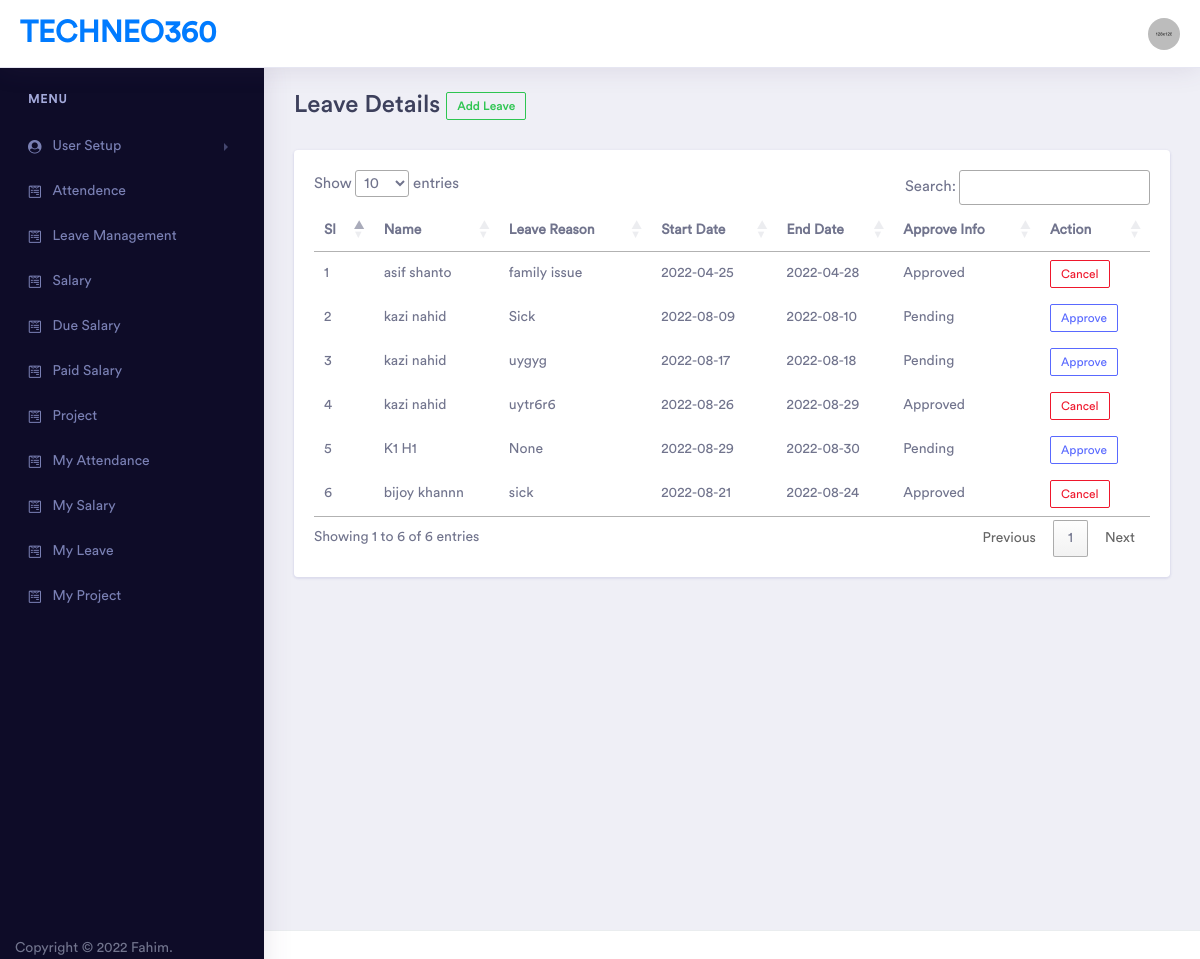
The app's page /leave.php (signed in) with its own data.
### tables this page shows
CREATE TABLE `employee_leave` (
  `id` int(11) NOT NULL,
  `emp_id` varchar(11) NOT NULL,
  `start_date` date DEFAULT NULL,
  `end_date` date NOT NULL,
  `reason` text NOT NULL,
  `is_approve` int(11) NOT NULL,
  `leave_days` int(11) NOT NULL
);

CREATE TABLE `users` (
  `id` int(11) NOT NULL,
  `first_name` varchar(128) NOT NULL,
  `last_name` varchar(128) NOT NULL,
  `phone_number` varchar(128) NOT NULL,
  `username` varchar(128) NOT NULL,
  `email` varchar(128) NOT NULL,
  `password` varchar(128) NOT NULL,
  `created_at` datetime DEFAULT NULL,
  `updated_at` datetime DEFAULT current_timestamp(),
  `role` varchar(128) NOT NULL DEFAULT 'employee',
  `address` text DEFAULT NULL
);

### leave.php (the view, shortened to what this page needs)
<?php
if (isset($_SESSION['access'])) {
    $user_level = $_SESSION['level'];
    include 'partials/connection.php';
    include 'partials/header.php';
    include 'partials/sidebar.php';
    if ($user_level != 'employee') {
?>
        <div class="dashboard-wrapper">
            <div class="dashboard-ecommerce">
                <div class="container-fluid dashboard-content ">
                    <div class="row">
                        <div class="col-xl-12 col-lg-12 col-md-12 col-sm-12 col-12">
                            <div class="page-header">
                                <h2 class="pageheader-title">Leave Details <span><a href="create_leave.php" class="btn btn-xs btn-outline-success">Add Leave</a></span></h2>
                            </div>
                            <div class="card card-body">
                                <table id="myTable">
                                    <thead>
                                        <tr>
                                            <th>Sl</th>
                                            <th>Name</th>
                                            <th>Leave Reason</th>
                                            <th>Start Date</th>
                                            <th>End Date</th>
                                            <th>Approve Info</th>
                                            <th>Action</th>
                                        </tr>
                                    </thead>
                                    <tbody>
                                        <?php
                                        $leave_tbl = mysqli_query($conn, "SELECT employee_leave.*,users.first_name, users.last_name FROM `employee_leave` inner join users on users.id = employee_leave.emp_id");
                                        $sl = 1;
                                        while ($fetch = mysqli_fetch_assoc($leave_tbl)) {
                                            $full_name = $fetch['first_name'] . ' ' . $fetch['last_name'];
                                        ?>
                                            <tr>
                                                <td><?= $sl ?></td>
                                                <td><?= $full_name ?></td>
                                                <td><?= $fetch['reason'] ?></td>
                                                <td><?= $fetch['start_date'] ?></td>
                                                <td><?= $fetch['end_date'] ?></td>
                                                <td><?= $fetch['is_approve'] == 1 ? 'Approved' : 'Pending' ?></td>
                                                <td>
                                                    <form action="" method="POST">
                                                        <input type="submit" name="update_leave" class="btn btn-xs btn-outline-<?= $fetch['is_approve'] == 1 ? 'danger' : 'primary' ?>" value="<?= $fetch['is_approve'] == 1 ? 'Cancel' : 'Approve' ?>">
                                                    </form>
                                                </td>
                                            </tr>
                                        <?php $sl++;
                                        } ?>
                                    </tbody>
                                </table>
                            </div>
                        </div>
                    </div>
                </div>
            </div>
        </div>
        </div>
    <?php
        include 'partials/footer.php';
    }
    ?>
    </body>
    </html>
<?php
} else {
    echo "<script>document.location.href='login.php';</script>";
}
?>

### records on screen
employee_leave: users.first_name+last_name "asif shanto", reason "family issue", start_date "2022-04-25", end_date "2022-04-28", shows "Approved", update_leave "Cancel"
employee_leave: users.first_name+last_name "kazi nahid", reason "Sick", start_date "2022-08-09", end_date "2022-08-10", shows "Pending", update_leave "Approve"
employee_leave: users.first_name+last_name "kazi nahid", reason "uygyg", start_date "2022-08-17", end_date "2022-08-18", shows "Pending", update_leave "Approve"
employee_leave: users.first_name+last_name "kazi nahid", reason "uytr6r6", start_date "2022-08-26", end_date "2022-08-29", shows "Approved", update_leave "Cancel"
employee_leave: users.first_name+last_name "K1 H1", reason "None", start_date "2022-08-29", end_date "2022-08-30", shows "Pending", update_leave "Approve"
employee_leave: users.first_name+last_name "bijoy khannn", reason "sick", start_date "2022-08-21", end_date "2022-08-24", shows "Approved", update_leave "Cancel"
